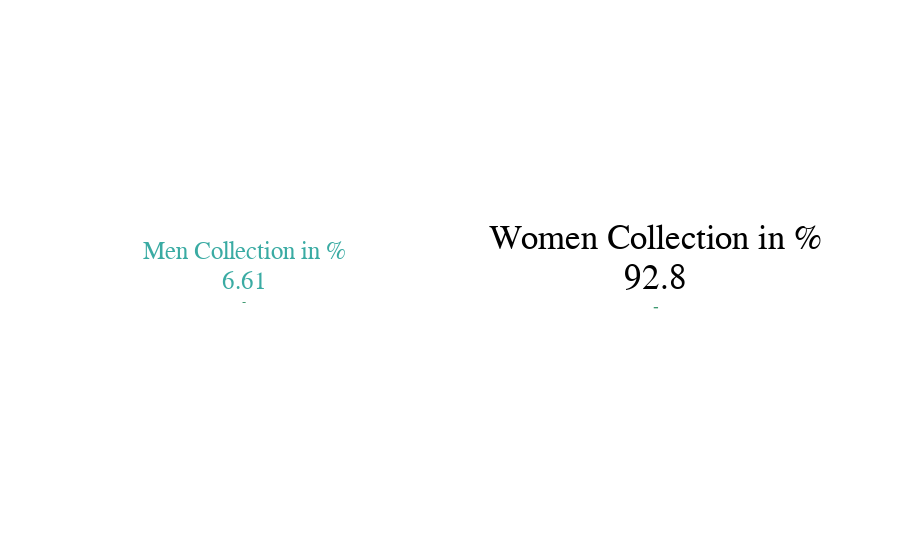

Write notebook code for a chart like this one.
### Code cell
# Gender Collection (Male and Female)
Total_male = round(data.title_orig.str.count("Men").sum()/len(data)*100, 3)
Total_female = round(data.title_orig.str.count("Women").sum()/len(data)*100, 3) 

fig = go.Figure()
fig.add_trace(go.Indicator(mode = "number+delta",
                             value = Total_male,
                             title = {"text": "Men Collection in %",
                                      "font" : {'color': 'rgb(58, 171, 163)', 'size': 25, 'family': 'Raleway'}},
                             number = {'font': {'color': 'rgb(58, 171, 163)', 'size': 25, 'family': 'Raleway'}},
                             domain = {'row': 0, 'column': 0}))

fig.add_trace(go.Indicator(mode = "number+delta",
                             value = Total_female,
                             title = {"text": "Women Collection in %",
                                      "font" : {'color': 'rgb(0, 0, 0)', 'size': 35, 'family': 'Raleway'}},
                             number = {'font': {'color': 'rgb(0, 0, 0)', 'size': 35, 'family': 'Raleway'}},
                             domain = {'row': 0, 'column': 1}))
fig.update_layout(grid = {'rows': 1, 'columns': 2, 'pattern': 'independent'})
fig.show()

### Figure 1 — Plotly figure (JSON) as saved in the notebook; plotly's stock layout.template omitted (floating-point values rounded to 4 significant figures)
{"data": [{"domain": {"column": 0, "row": 0}, "mode": "number+delta", "number": {"font": {"color": "rgb(58, 171, 163)", "family": "Raleway", "size": 25}}, "title": {"font": {"color": "rgb(58, 171, 163)", "family": "Raleway", "size": 25}, "text": "Men Collection in %"}, "type": "indicator", "value": 6.612}, {"domain": {"column": 1, "row": 0}, "mode": "number+delta", "number": {"font": {"color": "rgb(0, 0, 0)", "family": "Raleway", "size": 35}}, "title": {"font": {"color": "rgb(0, 0, 0)", "family": "Raleway", "size": 35}, "text": "Women Collection in %"}, "type": "indicator", "value": 92.75}], "layout": {"grid": {"columns": 2, "pattern": "independent", "rows": 1}}}
